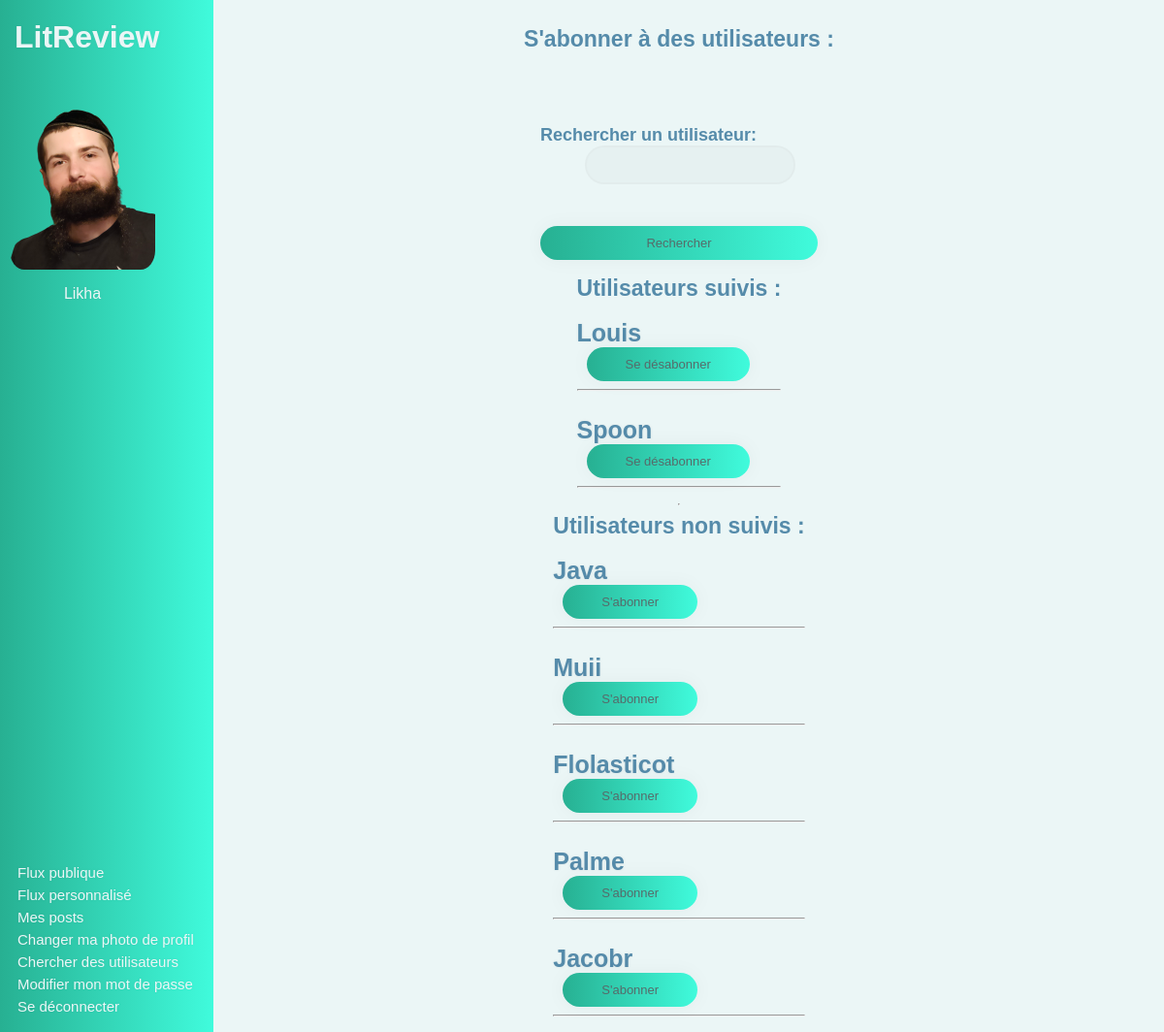
The page /search-users/follow/0/ (signed in) on the database as committed earlier.
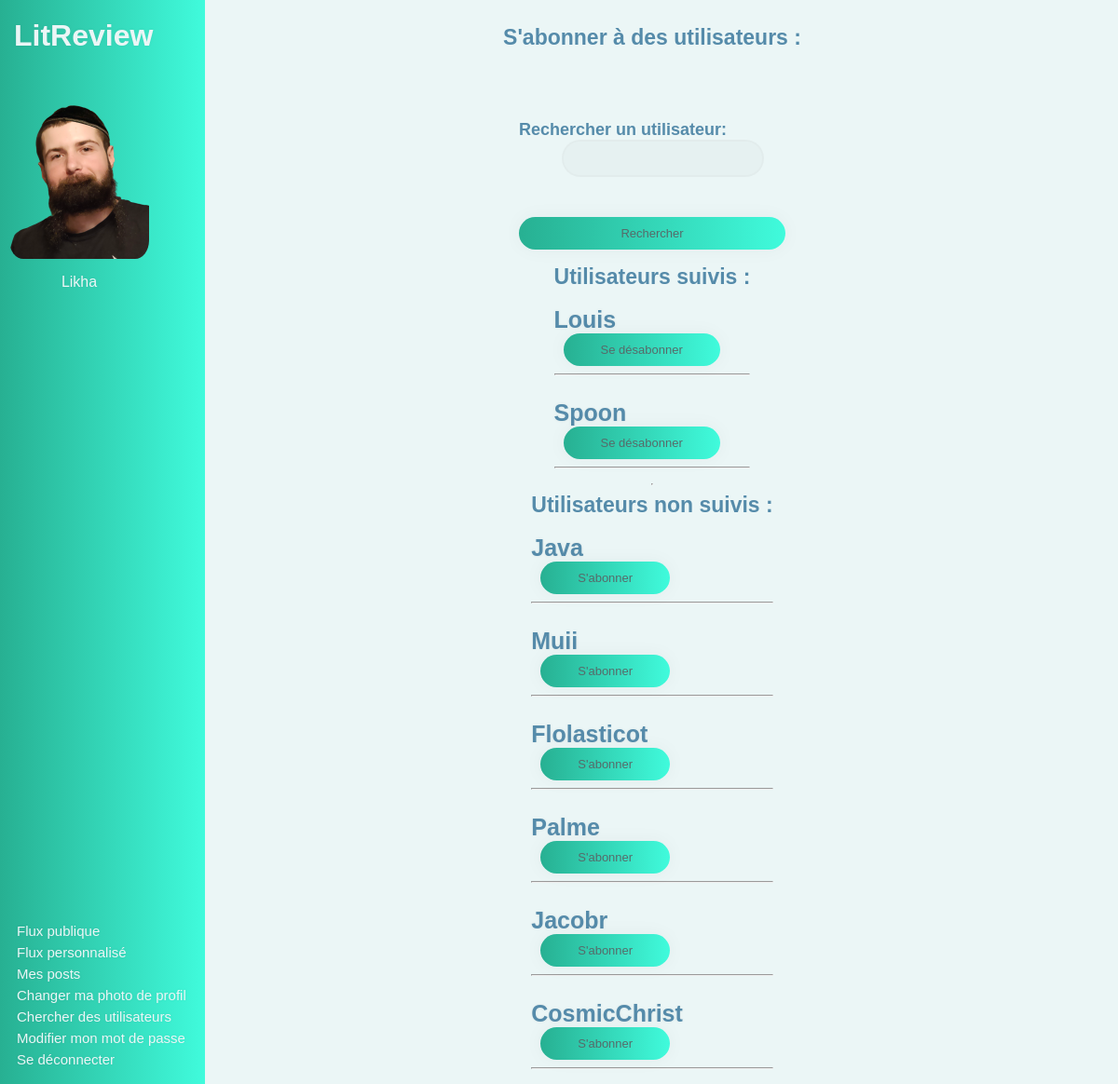
The same page on the database as committed later.
### authentication/models.py (models this page shows, shortened)
class User(AbstractUser):
    profile_picture = models.ImageField(
        verbose_name='image', null=True, blank=True)
    followed_users = models.ManyToManyField(
        settings.AUTH_USER_MODEL, through='UserFollow', symmetrical=False)
    IMAGE_MAX_SIZE = (500, 500)

### authentication/views.py (the view, shortened to what this page needs)
class FollowUser(LoginRequiredMixin, View):
    form = forms.SearchUser()
    def get(self, request, follow_unfollow, user_id):
        print('\n\n\nbonjour\n\n\n')
        users = self.get_users(request)
        return render(
            request,
            'authentication/follow_users.html',
            context={
                'followed_users': users[0],
                'not_followed_users': users[1],
                'form': self.form
            }
        )
    def get_users(self, request, filter=None):
        if filter:
            followed_users = request.user.followed_users.filter(
                username__contains=filter)
            all_users = models.User.objects.filter(
                username__contains=filter).exclude(username=request.user)
        else:
            followed_users = request.user.followed_users.all()
            all_users = models.User.objects.all().exclude(
                username=request.user)
        not_followed_users = all_users.difference(followed_users)
        return (followed_users, not_followed_users)

### authentication/forms.py
class SearchUser(forms.Form):
    rechercher_un_utilisateur = forms.CharField(max_length=50, required=False)

### authentication/templates/authentication/follow_users.html (shortened to what this page needs)
{% extends 'base.html' %}
{% block content %}
    <h2>S'abonner à des utilisateurs :</h2>
    <form method="post">
        {{ form.as_p }}
        <button type="submit">Rechercher</button>
    </form>
    <div>
        <h3>Utilisateurs suivis :</h3>
        {% for followed_user in followed_users %}
        <a href="{% url 'flux-user' followed_user.id %}"><h6 class="follow_username">{{ followed_user.username }}</h6></a>
        <a href="{% url 'follow-user' 'unfollow' followed_user.id %}"><button>Se désabonner</button></a>
        <hr>
    {% endfor %}
    </div>
    <hr>
    <div>
        <h3>Utilisateurs non suivis :</h3>
        {% for not_followed_user in not_followed_users %}
        <a href="{% url 'flux-user' not_followed_user.id %}"><h6 class="follow_username">{{ not_followed_user.username }}</h6></a>
        <a href="{% url 'follow-user' 'follow' not_followed_user.id %}"><button>S'abonner</button></a>
        <hr>
    {% endfor %}
    </div>
{% endblock content %}

Rows that differ between the two databases and show on the page:
added User: username "CosmicChrist", shown under "Utilisateurs non suivis :"
